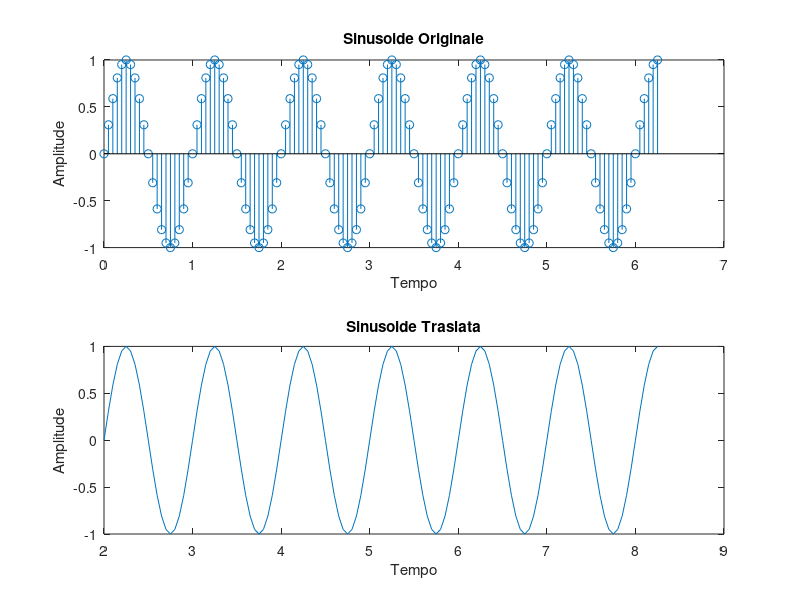

Recreate this plot in MATLAB.
clc
close all
clear


% Creare una sinusoide
t = 0:0.05:2*pi; % Intervallo di tempo da 0 a 2*pi
A = 1; % Amplitude
f = 1; % Frequenza
phi = 0; % Fase
sinusoide = A * sin(2*pi*f*t + phi);

% Grafico della sinusoide originale
subplot(2, 1, 1);
stem(t, sinusoide);
title('Sinusoide Originale');
xlabel('Tempo');
ylabel('Amplitude');

% Trasla la sinusoide
t_shifted = t + 2; % Trasla di 1 secondo (puoi cambiare il valore a tuo piacimento)
sinusoide_shifted = A * sin(2*pi*f*t_shifted + phi);

% Grafico della sinusoide traslata
subplot(2, 1, 2);
plot(t_shifted, sinusoide_shifted);
title('Sinusoide Traslata');
xlabel('Tempo');
ylabel('Amplitude');
